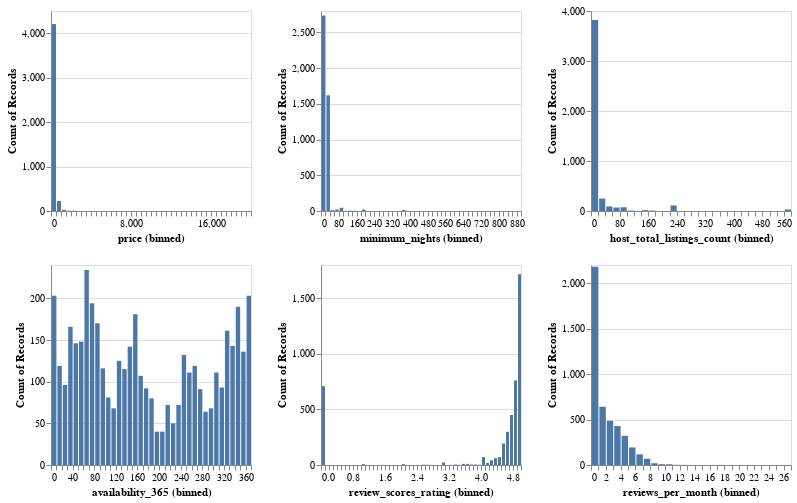

Notebook code cell kept with this figure:
### Code cell
display_feats = ['price', 'minimum_nights', 'host_total_listings_count', 'availability_365', 'review_scores_rating','reviews_per_month']
num_col_hists = alt.Chart(train_df[display_feats]).mark_bar().encode(
    x = alt.X(alt.repeat(), type='quantitative', bin=alt.Bin(maxbins=50)),
     y='count()',
).properties(
    width=200,
    height=200
).repeat(
    display_feats,
    columns=3 
)
num_col_hists

### Figure 1 — Vega specification as saved in the notebook (floating-point values rounded to 4 significant figures)
{"$schema": "https://vega.github.io/schema/vega/v5.json", "data": [{"name": "source_0"}, {"name": "data_0", "values": [{"__count": 428, "bin_maxbins_50_reviews_per_month": 3.0, "bin_maxbins_50_reviews_per_month_end": 4.0}, {"__count": 321, "bin_maxbins_50_reviews_per_month": 4.0, "bin_maxbins_50_reviews_per_month_end": 5.0}, {"__count": 2181, "bin_maxbins_50_reviews_per_month": 0.0, "bin_maxbins_50_reviews_per_month_end": 1.0}, {"__count": 641, "bin_maxbins_50_reviews_per_month": 1.0, "bin_maxbins_50_reviews_per_month_end": 2.0}, {"__count": 69, "bin_maxbins_50_reviews_per_month": 7.0, "bin_maxbins_50_reviews_per_month_end": 8.0}, {"__count": 486, "bin_maxbins_50_reviews_per_month": 2.0, "bin_maxbins_50_reviews_per_month_end": 3.0}, {"__count": 193, "bin_maxbins_50_reviews_per_month": 5.0, "bin_maxbins_50_reviews_per_month_end": 6.0}, {"__count": 117, "bin_maxbins_50_reviews_per_month": 6.0, "bin_maxbins_50_reviews_per_month_end": 7.0}, {"__count": 2, "bin_maxbins_50_reviews_per_month": 12.0, "bin_maxbins_50_reviews_per_month_end": 13.0}, {"__count": 8, "bin_maxbins_50_reviews_per_month": 10.0, "bin_maxbins_50_reviews_per_month_end": 11.0}, {"__count": 19, "bin_maxbins_50_reviews_per_month": 8.0, "bin_maxbins_50_reviews_per_month_end": 9.0}, {"__count": 9, "bin_maxbins_50_reviews_per_month": 9.0, "bin_maxbins_50_reviews_per_month_end": 10.0}, {"__count": 1, "bin_maxbins_50_reviews_per_month": 17.0, "bin_maxbins_50_reviews_per_month_end": 18.0}, {"__count": 1, "bin_maxbins_50_reviews_per_month": 26.0, "bin_maxbins_50_reviews_per_month_end": 27.0}, {"__count": 2, "bin_maxbins_50_reviews_per_month": 11.0, "bin_maxbins_50_reviews_per_month_end": 12.0}, {"__count": 1, "bin_maxbins_50_reviews_per_month": 16.0, "bin_maxbins_50_reviews_per_month_end": 17.0}]}, {"name": "data_1", "values": [{"__count": 4206, "bin_maxbins_50_price": 0.0, "bin_maxbins_50_price_end": 500.0}, {"__count": 225, "bin_maxbins_50_price": 500.0, "bin_maxbins_50_price_end": 1000.0}, {"__count": 26, "bin_maxbins_50_price": 1000.0, "bin_maxbins_50_price_end": 1500.0}, {"__count": 8, "bin_maxbins_50_price": 2000.0, "bin_maxbins_50_price_end": 2500.0}, {"__count": 6, "bin_maxbins_50_price": 1500.0, "bin_maxbins_50_price_end": 2000.0}, {"__count": 2, "bin_maxbins_50_price": 3500.0, "bin_maxbins_50_price_end": 4000.0}, {"__count": 1, "bin_maxbins_50_price": 11000.0, "bin_maxbins_50_price_end": 11500.0}, {"__count": 1, "bin_maxbins_50_price": 19500.0, "bin_maxbins_50_price_end": 20000.0}, {"__count": 1, "bin_maxbins_50_price": 2500.0, "bin_maxbins_50_price_end": 3000.0}, {"__count": 2, "bin_maxbins_50_price": 8000.0, "bin_maxbins_50_price_end": 8500.0}, {"__count": 1, "bin_maxbins_50_price": 8500.0, "bin_maxbins_50_price_end": 9000.0}]}, {"name": "data_2", "values": [{"__count": 1619, "bin_maxbins_50_minimum_nights": 20.0, "bin_maxbins_50_minimum_nights_end": 40.0}, {"__count": 2736, "bin_maxbins_50_minimum_nights": 0.0, "bin_maxbins_50_minimum_nights_end": 20.0}, {"__count": 14, "bin_maxbins_50_minimum_nights": 360.0, "bin_maxbins_50_minimum_nights_end": 380.0}, {"__count": 20, "bin_maxbins_50_minimum_nights": 60.0, "bin_maxbins_50_minimum_nights_end": 80.0}, {"__count": 45, "bin_maxbins_50_minimum_nights": 80.0, "bin_maxbins_50_minimum_nights_end": 100.0}, {"__count": 13, "bin_maxbins_50_minimum_nights": 40.0, "bin_maxbins_50_minimum_nights_end": 60.0}, {"__count": 20, "bin_maxbins_50_minimum_nights": 180.0, "bin_maxbins_50_minimum_nights_end": 200.0}, {"__count": 5, "bin_maxbins_50_minimum_nights": 120.0, "bin_maxbins_50_minimum_nights_end": 140.0}, {"__count": 3, "bin_maxbins_50_minimum_nights": 100.0, "bin_maxbins_50_minimum_nights_end": 120.0}, {"__count": 1, "bin_maxbins_50_minimum_nights": 880.0, "bin_maxbins_50_minimum_nights_end": 900.0}, {"__count": 3, "bin_maxbins_50_minimum_nights": 140.0, "bin_maxbins_50_minimum_nights_end": 160.0}]}, {"name": "data_3", "values": [{"__count": 3819, "bin_maxbins_50_host_total_listings_count": 0.0, "bin_maxbins_50_host_total_listings_count_end": 20.0}, {"__count": 249, "bin_maxbins_50_host_total_listings_count": 20.0, "bin_maxbins_50_host_total_listings_count_end": 40.0}, {"__count": 91, "bin_maxbins_50_host_total_listings_count": 40.0, "bin_maxbins_50_host_total_listings_count_end": 60.0}, {"__count": 30, "bin_maxbins_50_host_total_listings_count": 540.0, "bin_maxbins_50_host_total_listings_count_end": 560.0}, {"__count": 111, "bin_maxbins_50_host_total_listings_count": 220.0, "bin_maxbins_50_host_total_listings_count_end": 240.0}, {"__count": 75, "bin_maxbins_50_host_total_listings_count": 80.0, "bin_maxbins_50_host_total_listings_count_end": 100.0}, {"__count": 70, "bin_maxbins_50_host_total_listings_count": 60.0, "bin_maxbins_50_host_total_listings_count_end": 80.0}, {"__count": 9, "bin_maxbins_50_host_total_listings_count": 100.0, "bin_maxbins_50_host_total_listings_count_end": 120.0}, {"__count": 9, "bin_maxbins_50_host_total_listings_count": 160.0, "bin_maxbins_50_host_total_listings_count_end": 180.0}, {"__count": 16, "bin_maxbins_50_host_total_listings_count": 140.0, "bin_maxbins_50_host_total_listings_count_end": 160.0}]}, {"name": "data_4", "values": [{"__count": 166, "bin_maxbins_50_availability_365": 30.0, "bin_maxbins_50_availability_365_end": 40.0}, {"__count": 146, "bin_maxbins_50_availability_365": 40.0, "bin_maxbins_50_availability_365_end": 50.0}, {"__count": 203, "bin_maxbins_50_availability_365": 360.0, "bin_maxbins_50_availability_365_end": 370.0}, {"__count": 81, "bin_maxbins_50_availability_365": 100.0, "bin_maxbins_50_availability_365_end": 110.0}, {"__count": 116, "bin_maxbins_50_availability_365": 90.0, "bin_maxbins_50_availability_365_end": 100.0}, {"__count": 111, "bin_maxbins_50_availability_365": 300.0, "bin_maxbins_50_availability_365_end": 310.0}, {"__count": 181, "bin_maxbins_50_availability_365": 150.0, "bin_maxbins_50_availability_365_end": 160.0}, {"__count": 136, "bin_maxbins_50_availability_365": 350.0, "bin_maxbins_50_availability_365_end": 360.0}, {"__count": 68, "bin_maxbins_50_availability_365": 290.0, "bin_maxbins_50_availability_365_end": 300.0}, {"__count": 234, "bin_maxbins_50_availability_365": 60.0, "bin_maxbins_50_availability_365_end": 70.0}, {"__count": 125, "bin_maxbins_50_availability_365": 120.0, "bin_maxbins_50_availability_365_end": 130.0}, {"__count": 148, "bin_maxbins_50_availability_365": 50.0, "bin_maxbins_50_availability_365_end": 60.0}, {"__count": 132, "bin_maxbins_50_availability_365": 240.0, "bin_maxbins_50_availability_365_end": 250.0}, {"__count": 203, "bin_maxbins_50_availability_365": 0.0, "bin_maxbins_50_availability_365_end": 10.0}, {"__count": 161, "bin_maxbins_50_availability_365": 320.0, "bin_maxbins_50_availability_365_end": 330.0}, {"__count": 40, "bin_maxbins_50_availability_365": 200.0, "bin_maxbins_50_availability_365_end": 210.0}, {"__count": 93, "bin_maxbins_50_availability_365": 310.0, "bin_maxbins_50_availability_365_end": 320.0}, {"__count": 68, "bin_maxbins_50_availability_365": 110.0, "bin_maxbins_50_availability_365_end": 120.0}, {"__count": 107, "bin_maxbins_50_availability_365": 160.0, "bin_maxbins_50_availability_365_end": 170.0}, {"__count": 190, "bin_maxbins_50_availability_365": 340.0, "bin_maxbins_50_availability_365_end": 350.0}, {"__count": 115, "bin_maxbins_50_availability_365": 130.0, "bin_maxbins_50_availability_365_end": 140.0}, {"__count": 72, "bin_maxbins_50_availability_365": 230.0, "bin_maxbins_50_availability_365_end": 240.0}, {"__count": 80, "bin_maxbins_50_availability_365": 180.0, "bin_maxbins_50_availability_365_end": 190.0}, {"__count": 91, "bin_maxbins_50_availability_365": 270.0, "bin_maxbins_50_availability_365_end": 280.0}, {"__count": 92, "bin_maxbins_50_availability_365": 170.0, "bin_maxbins_50_availability_365_end": 180.0}, {"__count": 119, "bin_maxbins_50_availability_365": 260.0, "bin_maxbins_50_availability_365_end": 270.0}, {"__count": 170, "bin_maxbins_50_availability_365": 80.0, "bin_maxbins_50_availability_365_end": 90.0}, {"__count": 119, "bin_maxbins_50_availability_365": 10.0, "bin_maxbins_50_availability_365_end": 20.0}, {"__count": 142, "bin_maxbins_50_availability_365": 140.0, "bin_maxbins_50_availability_365_end": 150.0}, {"__count": 194, "bin_maxbins_50_availability_365": 70.0, "bin_maxbins_50_availability_365_end": 80.0}, {"__count": 143, "bin_maxbins_50_availability_365": 330.0, "bin_maxbins_50_availability_365_end": 340.0}, {"__count": 96, "bin_maxbins_50_availability_365": 20.0, "bin_maxbins_50_availability_365_end": 30.0}, {"__count": 72, "bin_maxbins_50_availability_365": 210.0, "bin_maxbins_50_availability_365_end": 220.0}, {"__count": 50, "bin_maxbins_50_availability_365": 220.0, "bin_maxbins_50_availability_365_end": 230.0}, {"__count": 40, "bin_maxbins_50_availability_365": 190.0, "bin_maxbins_50_availability_365_end": 200.0}, {"__count": 111, "bin_maxbins_50_availability_365": 250.0, "bin_maxbins_50_availability_365_end": 260.0}, {"__count": 64, "bin_maxbins_50_availability_365": 280.0, "bin_maxbins_50_availability_365_end": 290.0}]}, {"name": "data_5", "values": [{"__count": 762, "bin_maxbins_50_review_scores_rating": 4.8, "bin_maxbins_50_review_scores_rating_end": 4.9}, {"__count": 1717, "bin_maxbins_50_review_scores_rating": 4.9, "bin_maxbins_50_review_scores_rating_end": 5.0}, {"__count": 710, "bin_maxbins_50_review_scores_rating": 0.0, "bin_maxbins_50_review_scores_rating_end": 0.1}, {"__count": 71, "bin_maxbins_50_review_scores_rating": 4.0, "bin_maxbins_50_review_scores_rating_end": 4.1}, {"__count": 299, "bin_maxbins_50_review_scores_rating": 4.6, "bin_maxbins_50_review_scores_rating_end": 4.7}, {"__count": 43, "bin_maxbins_50_review_scores_rating": 4.2, "bin_maxbins_50_review_scores_rating_end": 4.3}, {"__count": 450, "bin_maxbins_50_review_scores_rating": 4.7, "bin_maxbins_50_review_scores_rating_end": 4.8}, {"__count": 194, "bin_maxbins_50_review_scores_rating": 4.5, "bin_maxbins_50_review_scores_rating_end": 4.6}, {"__count": 62, "bin_maxbins_50_review_scores_rating": 4.3, "bin_maxbins_50_review_scores_rating_end": 4.4}, {"__count": 4, "bin_maxbins_50_review_scores_rating": 3.7, "bin_maxbins_50_review_scores_rating_end": 3.8}, {"__count": 5, "bin_maxbins_50_review_scores_rating": 3.8, "bin_maxbins_50_review_scores_rating_end": 3.9}, {"__count": 71, "bin_maxbins_50_review_scores_rating": 4.4, "bin_maxbins_50_review_scores_rating_end": 4.5}, {"__count": 10, "bin_maxbins_50_review_scores_rating": 3.5, "bin_maxbins_50_review_scores_rating_end": 3.6}, {"__count": 18, "bin_maxbins_50_review_scores_rating": 4.1, "bin_maxbins_50_review_scores_rating_end": 4.2}, {"__count": 8, "bin_maxbins_50_review_scores_rating": 1.0, "bin_maxbins_50_review_scores_rating_end": 1.1}, {"__count": 22, "bin_maxbins_50_review_scores_rating": 3.0, "bin_maxbins_50_review_scores_rating_end": 3.1}, {"__count": 4, "bin_maxbins_50_review_scores_rating": 3.3, "bin_maxbins_50_review_scores_rating_end": 3.4}, {"__count": 2, "bin_maxbins_50_review_scores_rating": 2.6, "bin_maxbins_50_review_scores_rating_end": 2.7}, {"__count": 1, "bin_maxbins_50_review_scores_rating": 1.5, "bin_maxbins_50_review_scores_rating_end": 1.6}, {"__count": 3, "bin_maxbins_50_review_scores_rating": 2.5, "bin_maxbins_50_review_scores_rating_end": 2.6}, {"__count": 10, "bin_maxbins_50_review_scores_rating": 3.6, "bin_maxbins_50_review_scores_rating_end": 3.7}, {"__count": 1, "bin_maxbins_50_review_scores_rating": 3.2, "bin_maxbins_50_review_scores_rating_end": 3.3}, {"__count": 2, "bin_maxbins_50_review_scores_rating": 3.9, "bin_maxbins_50_review_scores_rating_end": 4.0}, {"__count": 8, "bin_maxbins_50_review_scores_rating": 2.0, "bin_maxbins_50_review_scores_rating_end": 2.1}, {"__count": 1, "bin_maxbins_50_review_scores_rating": 2.7, "bin_maxbins_50_review_scores_rating_end": 2.8}, {"__count": 1, "bin_maxbins_50_review_scores_rating": 3.4, "bin_maxbins_50_review_scores_rating_end": 3.5}]}, {"name": "data_1_child__price_y_domain___count", "values": [{"min": 1, "max": 4206}]}, {"name": "data_2_child__minimum_nights_y_domain___count", "values": [{"min": 1, "max": 2736}]}, {"name": "data_3_child__host_total_listings_count_y_domain___count", "values": [{"min": 9, "max": 3819}]}, {"name": "data_4_child__availability_365_y_domain___count", "values": [{"min": 40, "max": 234}]}, {"name": "data_5_child__review_scores_rating_y_domain___count", "values": [{"min": 1, "max": 1717}]}, {"name": "data_0_child__reviews_per_month_y_domain___count", "values": [{"min": 1, "max": 2181}]}], "signals": [{"name": "child__host_total_listings_count_bin_maxbins_50_host_total_listings_count_bins", "value": {"fields": ["host_total_listings_count"], "fname": "bin_host_total_listings_count", "start": 0.0, "step": 20.0, "stop": 560.0}}, {"name": "child__minimum_nights_bin_maxbins_50_minimum_nights_bins", "value": {"fields": ["minimum_nights"], "fname": "bin_minimum_nights", "start": 0.0, "step": 20.0, "stop": 900.0}}, {"name": "child__availability_365_bin_maxbins_50_availability_365_bins", "value": {"fields": ["availability_365"], "fname": "bin_availability_365", "start": 0.0, "step": 10.0, "stop": 370.0}}, {"name": "child__reviews_per_month_bin_maxbins_50_reviews_per_month_bins", "value": {"fields": ["reviews_per_month"], "fname": "bin_reviews_per_month", "start": 0.0, "step": 1.0, "stop": 27.0}}, {"name": "child__review_scores_rating_bin_maxbins_50_review_scores_rating_bins", "value": {"fields": ["review_scores_rating"], "fname": "bin_review_scores_rating", "start": 0.0, "step": 0.1, "stop": 5.0}}, {"name": "child__price_bin_maxbins_50_price_bins", "value": {"fields": ["price"], "fname": "bin_price", "start": 0.0, "step": 500.0, "stop": 20000.0}}, {"name": "childWidth", "value": 200}, {"name": "childHeight", "value": 200}], "marks": [{"type": "group", "name": "child__price_group", "encode": {"update": {"width": {"signal": "childWidth"}, "height": {"signal": "childHeight"}}}, "marks": [{"type": "rect", "name": "child__price_marks", "from": {"data": "data_1"}, "encode": {"update": {"x2": {"field": "bin_maxbins_50_price", "scale": "child__price_x", "offset": {"signal": "0.5 + (abs(scale(\"child__price_x\", datum[\"bin_maxbins_50_price_end\"]) - scale(\"child__price_x\", datum[\"bin_maxbins_50_price\"])) < 0.25 ? -0.5 * (0.25 - (abs(scale(\"child__price_x\", datum[\"bin_maxbins_50_price_end\"]) - scale(\"child__price_x\", datum[\"bin_maxbins_50_price\"])))) : 0.5)"}}, "y2": {"value": 0, "scale": "child__price_y"}, "description": {"signal": "\"price (binned): \" + (!isValid(datum[\"bin_maxbins_50_price\"]) || !isFinite(+datum[\"bin_maxbins_50_price\"]) ? \"null\" : format(datum[\"bin_maxbins_50_price\"], \"\") + \" – \" + format(datum[\"bin_maxbins_50_price_end\"], \"\")) + \"; Count of Records: \" + (format(datum[\"__count\"], \"\"))"}, "fill": {"value": "#4c78a8"}, "x": {"field": "bin_maxbins_50_price_end", "scale": "child__price_x", "offset": {"signal": "0.5 + (abs(scale(\"child__price_x\", datum[\"bin_maxbins_50_price_end\"]) - scale(\"child__price_x\", datum[\"bin_maxbins_50_price\"])) < 0.25 ? 0.5 * (0.25 - (abs(scale(\"child__price_x\", datum[\"bin_maxbins_50_price_end\"]) - scale(\"child__price_x\", datum[\"bin_maxbins_50_price\"])))) : -0.5)"}}, "y": {"field": "__count", "scale": "child__price_y"}, "ariaRoleDescription": {"value": "bar"}}}, "style": ["bar"]}], "axes": [{"scale": "child__price_y", "aria": false, "maxExtent": 0, "tickCount": {"signal": "ceil(childHeight/40)"}, "labels": false, "gridScale": "child__price_x", "domain": false, "grid": true, "orient": "left", "minExtent": 0, "ticks": false, "zindex": 0}, {"scale": "child__price_x", "tickCount": {"signal": "ceil(childWidth/10)"}, "zindex": 0, "title": "price (binned)", "grid": false, "orient": "bottom", "labelFlush": true, "labelOverlap": true}, {"scale": "child__price_y", "orient": "left", "labelOverlap": true, "title": "Count of Records", "tickCount": {"signal": "ceil(childHeight/40)"}, "zindex": 0, "grid": false}], "style": "cell"}, {"type": "group", "name": "child__minimum_nights_group", "encode": {"update": {"width": {"signal": "childWidth"}, "height": {"signal": "childHeight"}}}, "marks": [{"type": "rect", "name": "child__minimum_nights_marks", "from": {"data": "data_2"}, "encode": {"update": {"y": {"field": "__count", "scale": "child__minimum_nights_y"}, "x2": {"field": "bin_maxbins_50_minimum_nights", "scale": "child__minimum_nights_x", "offset": {"signal": "0.5 + (abs(scale(\"child__minimum_nights_x\", datum[\"bin_maxbins_50_minimum_nights_end\"]) - scale(\"child__minimum_nights_x\", datum[\"bin_maxbins_50_minimum_nights\"])) < 0.25 ? -0.5 * (0.25 - (abs(scale(\"child__minimum_nights_x\", datum[\"bin_maxbins_50_minimum_nights_end\"]) - scale(\"child__minimum_nights_x\", datum[\"bin_maxbins_50_minimum_nights\"])))) : 0.5)"}}, "fill": {"value": "#4c78a8"}, "description": {"signal": "\"minimum_nights (binned): \" + (!isValid(datum[\"bin_maxbins_50_minimum_nights\"]) || !isFinite(+datum[\"bin_maxbins_50_minimum_nights\"]) ? \"null\" : format(datum[\"bin_maxbins_50_minimum_nights\"], \"\") + \" – \" + format(datum[\"bin_maxbins_50_minimum_nights_end\"], \"\")) + \"; Count of Records: \" + (format(datum[\"__count\"], \"\"))"}, "y2": {"value": 0, "scale": "child__minimum_nights_y"}, "ariaRoleDescription": {"value": "bar"}, "x": {"field": "bin_maxbins_50_minimum_nights_end", "scale": "child__minimum_nights_x", "offset": {"signal": "0.5 + (abs(scale(\"child__minimum_nights_x\", datum[\"bin_maxbins_50_minimum_nights_end\"]) - scale(\"child__minimum_nights_x\", datum[\"bin_maxbins_50_minimum_nights\"])) < 0.25 ? 0.5 * (0.25 - (abs(scale(\"child__minimum_nights_x\", datum[\"bin_maxbins_50_minimum_nights_end\"]) - scale(\"child__minimum_nights_x\", datum[\"bin_maxbins_50_minimum_nights\"])))) : -0.5)"}}}}, "style": ["bar"]}], "axes": [{"scale": "child__minimum_nights_y", "orient": "left", "zindex": 0, "gridScale": "child__minimum_nights_x", "maxExtent": 0, "tickCount": {"signal": "ceil(childHeight/40)"}, "minExtent": 0, "domain": false, "ticks": false, "aria": false, "labels": false, "grid": true}, {"scale": "child__minimum_nights_x", "zindex": 0, "grid": false, "labelFlush": true, "tickCount": {"signal": "ceil(childWidth/10)"}, "labelOverlap": true, "orient": "bottom", "title": "minimum_nights (binned)"}, {"scale": "child__minimum_nights_y", "title": "Count of Records", "labelOverlap": true, "zindex": 0, "orient": "left", "grid": false, "tickCount": {"signal": "ceil(childHeight/40)"}}], "style": "cell"}, {"type": "group", "name": "child__host_total_listings_count_group", "encode": {"update": {"height": {"signal": "childHeight"}, "width": {"signal": "childWidth"}}}, "marks": [{"type": "rect", "name": "child__host_total_listings_count_marks", "from": {"data": "data_3"}, "encode": {"update": {"ariaRoleDescription": {"value": "bar"}, "x2": {"field": "bin_maxbins_50_host_total_listings_count", "scale": "child__host_total_listings_count_x", "offset": {"signal": "0.5 + (abs(scale(\"child__host_total_listings_count_x\", datum[\"bin_maxbins_50_host_total_listings_count_end\"]) - scale(\"child__host_total_listings_count_x\", datum[\"bin_maxbins_50_host_total_listings_count\"])) < 0.25 ? -0.5 * (0.25 - (abs(scale(\"child__host_total_listings_count_x\", datum[\"bin_maxbins_50_host_total_listings_count_end\"]) - scale(\"child__host_total_listings_count_x\", datum[\"bin_maxbins_50_host_total_listings_count\"])))) : 0.5)"}}, "x": {"field": "bin_maxbins_50_host_total_listings_count_end", "scale": "child__host_total_listings_count_x", "offset": {"signal": "0.5 + (abs(scale(\"child__host_total_listings_count_x\", datum[\"bin_maxbins_50_host_total_listings_count_end\"]) - scale(\"child__host_total_listings_count_x\", datum[\"bin_maxbins_50_host_total_listings_count\"])) < 0.25 ? 0.5 * (0.25 - (abs(scale(\"child__host_total_listings_count_x\", datum[\"bin_maxbins_50_host_total_listings_count_end\"]) - scale(\"child__host_total_listings_count_x\", datum[\"bin_maxbins_50_host_total_listings_count\"])))) : -0.5)"}}, "description": {"signal": "\"host_total_listings_count (binned): \" + (!isValid(datum[\"bin_maxbins_50_host_total_listings_count\"]) || !isFinite(+datum[\"bin_maxbins_50_host_total_listings_count\"]) ? \"null\" : format(datum[\"bin_maxbins_50_host_total_listings_count\"], \"\") + \" – \" + format(datum[\"bin_maxbins_50_host_total_listings_count_end\"], \"\")) + \"; Count of Records: \" + (format(datum[\"__count\"], \"\"))"}, "fill": {"value": "#4c78a8"}, "y": {"field": "__count", "scale": "child__host_total_listings_count_y"}, "y2": {"value": 0, "scale": "child__host_total_listings_count_y"}}}, "style": ["bar"]}], "axes": [{"scale": "child__host_total_listings_count_y", "grid": true, "gridScale": "child__host_total_listings_count_x", "tickCount": {"signal": "ceil(childHeight/40)"}, "labels": false, "aria": false, "orient": "left", "maxExtent": 0, "ticks": false, "domain": false, "minExtent": 0, "zindex": 0}, {"scale": "child__host_total_listings_count_x", "title": "host_total_listings_count (binned)", "tickCount": {"signal": "ceil(childWidth/10)"}, "labelFlush": true, "orient": "bottom", "zindex": 0, "labelOverlap": true, "grid": false}, {"scale": "child__host_total_listings_count_y", "title": "Count of Records", "tickCount": {"signal": "ceil(childHeight/40)"}, "orient": "left", "grid": false, "labelOverlap": true, "zindex": 0}], "style": "cell"}, {"type": "group", "name": "child__availability_365_group", "encode": {"update": {"height": {"signal": "childHeight"}, "width": {"signal": "childWidth"}}}, "marks": [{"type": "rect", "name": "child__availability_365_marks", "from": {"data": "data_4"}, "encode": {"update": {"x": {"field": "bin_maxbins_50_availability_365_end", "scale": "child__availability_365_x", "offset": {"signal": "0.5 + (abs(scale(\"child__availability_365_x\", datum[\"bin_maxbins_50_availability_365_end\"]) - scale(\"child__availability_365_x\", datum[\"bin_maxbins_50_availability_365\"])) < 0.25 ? 0.5 * (0.25 - (abs(scale(\"child__availability_365_x\", datum[\"bin_maxbins_50_availability_365_end\"]) - scale(\"child__availability_365_x\", datum[\"bin_maxbins_50_availability_365\"])))) : -0.5)"}}, "y": {"field": "__count", "scale": "child__availability_365_y"}, "ariaRoleDescription": {"value": "bar"}, "fill": {"value": "#4c78a8"}, "x2": {"field": "bin_maxbins_50_availability_365", "scale": "child__availability_365_x", "offset": {"signal": "0.5 + (abs(scale(\"child__availability_365_x\", datum[\"bin_maxbins_50_availability_365_end\"]) - scale(\"child__availability_365_x\", datum[\"bin_maxbins_50_availability_365\"])) < 0.25 ? -0.5 * (0.25 - (abs(scale(\"child__availability_365_x\", datum[\"bin_maxbins_50_availability_365_end\"]) - scale(\"child__availability_365_x\", datum[\"bin_maxbins_50_availability_365\"])))) : 0.5)"}}, "y2": {"value": 0, "scale": "child__availability_365_y"}, "description": {"signal": "\"availability_365 (binned): \" + (!isValid(datum[\"bin_maxbins_50_availability_365\"]) || !isFinite(+datum[\"bin_maxbins_50_availability_365\"]) ? \"null\" : format(datum[\"bin_maxbins_50_availability_365\"], \"\") + \" – \" + format(datum[\"bin_maxbins_50_availability_365_end\"], \"\")) + \"; Count of Records: \" + (format(datum[\"__count\"], \"\"))"}}}, "style": ["bar"]}], "axes": [{"scale": "child__availability_365_y", "gridScale": "child__availability_365_x", "maxExtent": 0, "aria": false, "tickCount": {"signal": "ceil(childHeight/40)"}, "domain": false, "grid": true, "orient": "left", "zindex": 0, "labels": false, "minExtent": 0, "ticks": false}, {"scale": "child__availability_365_x", "labelOverlap": true, "orient": "bottom", "grid": false, "tickCount": {"signal": "ceil(childWidth/10)"}, "zindex": 0, "title": "availability_365 (binned)", "labelFlush": true}, {"scale": "child__availability_365_y", "grid": false, "orient": "left", "labelOverlap": true, "tickCount": {"signal": "ceil(childHeight/40)"}, "zindex": 0, "title": "Count of Records"}], "style": "cell"}, {"type": "group", "name": "child__review_scores_rating_group", "encode": {"update": {"width": {"signal": "childWidth"}, "height": {"signal": "childHeight"}}}, "marks": [{"type": "rect", "name": "child__review_scores_rating_marks", "from": {"data": "data_5"}, "encode": {"update": {"x2": {"field": "bin_maxbins_50_review_scores_rating", "scale": "child__review_scores_rating_x", "offset": {"signal": "0.5 + (abs(scale(\"child__review_scores_rating_x\", datum[\"bin_maxbins_50_review_scores_rating_end\"]) - scale(\"child__review_scores_rating_x\", datum[\"bin_maxbins_50_review_scores_rating\"])) < 0.25 ? -0.5 * (0.25 - (abs(scale(\"child__review_scores_rating_x\", datum[\"bin_maxbins_50_review_scores_rating_end\"]) - scale(\"child__review_scores_rating_x\", datum[\"bin_maxbins_50_review_scores_rating\"])))) : 0.5)"}}, "fill": {"value": "#4c78a8"}, "x": {"field": "bin_maxbins_50_review_scores_rating_end", "scale": "child__review_scores_rating_x", "offset": {"signal": "0.5 + (abs(scale(\"child__review_scores_rating_x\", datum[\"bin_maxbins_50_review_scores_rating_end\"]) - scale(\"child__review_scores_rating_x\", datum[\"bin_maxbins_50_review_scores_rating\"])) < 0.25 ? 0.5 * (0.25 - (abs(scale(\"child__review_scores_rating_x\", datum[\"bin_maxbins_50_review_scores_rating_end\"]) - scale(\"child__review_scores_rating_x\", datum[\"bin_maxbins_50_review_scores_rating\"])))) : -0.5)"}}, "description": {"signal": "\"review_scores_rating (binned): \" + (!isValid(datum[\"bin_maxbins_50_review_scores_rating\"]) || !isFinite(+datum[\"bin_maxbins_50_review_scores_rating\"]) ? \"null\" : format(datum[\"bin_maxbins_50_review_scores_rating\"], \"\") + \" – \" + format(datum[\"bin_maxbins_50_review_scores_rating_end\"], \"\")) + \"; Count of Records: \" + (format(datum[\"__count\"], \"\"))"}, "y2": {"value": 0, "scale": "child__review_scores_rating_y"}, "y": {"field": "__count", "scale": "child__review_scores_rating_y"}, "ariaRoleDescription": {"value": "bar"}}}, "style": ["bar"]}], "axes": [{"scale": "child__review_scores_rating_y", "ticks": false, "domain": false, "zindex": 0, "maxExtent": 0, "grid": true, "orient": "left", "labels": false, "minExtent": 0, "aria": false, "gridScale": "child__review_scores_rating_x", "tickCount": {"signal": "ceil(childHeight/40)"}}, {"scale": "child__review_scores_rating_x", "tickCount": {"signal": "ceil(childWidth/10)"}, "title": "review_scores_rating (binned)", "zindex": 0, "labelFlush": true, "labelOverlap": true, "orient": "bottom", "grid": false}, {"scale": "child__review_scores_rating_y", "tickCount": {"signal": "ceil(childHeight/40)"}, "title": "Count of Records", "orient": "left", "grid": false, "labelOverlap": true, "zindex": 0}], "style": "cell"}, {"type": "group", "name": "child__reviews_per_month_group", "encode": {"update": {"width": {"signal": "childWidth"}, "height": {"signal": "childHeight"}}}, "marks": [{"type": "rect", "name": "child__reviews_per_month_marks", "from": {"data": "data_0"}, "encode": {"update": {"x2": {"field": "bin_maxbins_50_reviews_per_month", "scale": "child__reviews_per_month_x", "offset": {"signal": "0.5 + (abs(scale(\"child__reviews_per_month_x\", datum[\"bin_maxbins_50_reviews_per_month_end\"]) - scale(\"child__reviews_per_month_x\", datum[\"bin_maxbins_50_reviews_per_month\"])) < 0.25 ? -0.5 * (0.25 - (abs(scale(\"child__reviews_per_month_x\", datum[\"bin_maxbins_50_reviews_per_month_end\"]) - scale(\"child__reviews_per_month_x\", datum[\"bin_maxbins_50_reviews_per_month\"])))) : 0.5)"}}, "y": {"field": "__count", "scale": "child__reviews_per_month_y"}, "x": {"field": "bin_maxbins_50_reviews_per_month_end", "scale": "child__reviews_per_month_x", "offset": {"signal": "0.5 + (abs(scale(\"child__reviews_per_month_x\", datum[\"bin_maxbins_50_reviews_per_month_end\"]) - scale(\"child__reviews_per_month_x\", datum[\"bin_maxbins_50_reviews_per_month\"])) < 0.25 ? 0.5 * (0.25 - (abs(scale(\"child__reviews_per_month_x\", datum[\"bin_maxbins_50_reviews_per_month_end\"]) - scale(\"child__reviews_per_month_x\", datum[\"bin_maxbins_50_reviews_per_month\"])))) : -0.5)"}}, "description": {"signal": "\"reviews_per_month (binned): \" + (!isValid(datum[\"bin_maxbins_50_reviews_per_month\"]) || !isFinite(+datum[\"bin_maxbins_50_reviews_per_month\"]) ? \"null\" : format(datum[\"bin_maxbins_50_reviews_per_month\"], \"\") + \" – \" + format(datum[\"bin_maxbins_50_reviews_per_month_end\"], \"\")) + \"; Count of Records: \" + (format(datum[\"__count\"], \"\"))"}, "y2": {"value": 0, "scale": "child__reviews_per_month_y"}, "fill": {"value": "#4c78a8"}, "ariaRoleDescription": {"value": "bar"}}}, "style": ["bar"]}], "axes": [{"scale": "child__reviews_per_month_y", "minExtent": 0, "gridScale": "child__reviews_per_month_x", "tickCount": {"signal": "ceil(childHeight/40)"}, "labels": false, "zindex": 0, "aria": false, "ticks": false, "domain": false, "grid": true, "orient": "left", "maxExtent": 0}, {"scale": "child__reviews_per_month_x", "orient": "bottom", "grid": false, "labelOverlap": true, "labelFlush": true, "tickCount": {"signal": "ceil(childWidth/10)"}, "zindex": 0, "title": "reviews_per_month (binned)"}, {"scale": "child__reviews_per_month_y", "title": "Count of Records", "zindex": 0, "tickCount": {"signal": "ceil(childHeight/40)"}, "orient": "left", "labelOverlap": true, "grid": false}], "style": "cell"}], "scales": [{"name": "child__price_x", "type": "linear", "domain": {"signal": "[child__price_bin_maxbins_50_price_bins.start, child__price_bin_maxbins_50_price_bins.stop]"}, "range": [0, {"signal": "childWidth"}], "bins": {"signal": "child__price_bin_maxbins_50_price_bins"}, "zero": false}, {"name": "child__price_y", "type": "linear", "domain": [{"signal": "(data(\"data_1_child__price_y_domain___count\")[0] || {}).min"}, {"signal": "(data(\"data_1_child__price_y_domain___count\")[0] || {}).max"}], "range": [{"signal": "childHeight"}, 0], "zero": true, "nice": true}, {"name": "child__minimum_nights_x", "type": "linear", "domain": {"signal": "[child__minimum_nights_bin_maxbins_50_minimum_nights_bins.start, child__minimum_nights_bin_maxbins_50_minimum_nights_bins.stop]"}, "range": [0, {"signal": "childWidth"}], "bins": {"signal": "child__minimum_nights_bin_maxbins_50_minimum_nights_bins"}, "zero": false}, {"name": "child__minimum_nights_y", "type": "linear", "domain": [{"signal": "(data(\"data_2_child__minimum_nights_y_domain___count\")[0] || {}).min"}, {"signal": "(data(\"data_2_child__minimum_nights_y_domain___count\")[0] || {}).max"}], "range": [{"signal": "childHeight"}, 0], "zero": true, "nice": true}, {"name": "child__host_total_listings_count_x", "type": "linear", "domain": {"signal": "[child__host_total_listings_count_bin_maxbins_50_host_total_listings_count_bins.start, child__host_total_listings_count_bin_maxbins_50_host_total_listings_count_bins.stop]"}, "range": [0, {"signal": "childWidth"}], "bins": {"signal": "child__host_total_listings_count_bin_maxbins_50_host_total_listings_count_bins"}, "zero": false}, {"name": "child__host_total_listings_count_y", "type": "linear", "domain": [{"signal": "(data(\"data_3_child__host_total_listings_count_y_domain___count\")[0] || {}).min"}, {"signal": "(data(\"data_3_child__host_total_listings_count_y_domain___count\")[0] || {}).max"}], "range": [{"signal": "childHeight"}, 0], "nice": true, "zero": true}, {"name": "child__availability_365_x", "type": "linear", "domain": {"signal": "[child__availability_365_bin_maxbins_50_availability_365_bins.start, child__availability_365_bin_maxbins_50_availability_365_bins.stop]"}, "range": [0, {"signal": "childWidth"}], "bins": {"signal": "child__availability_365_bin_maxbins_50_availability_365_bins"}, "zero": false}, {"name": "child__availability_365_y", "type": "linear", "domain": [{"signal": "(data(\"data_4_child__availability_365_y_domain___count\")[0] || {}).min"}, {"signal": "(data(\"data_4_child__availability_365_y_domain___count\")[0] || {}).max"}], "range": [{"signal": "childHeight"}, 0], "zero": true, "nice": true}, {"name": "child__review_scores_rating_x", "type": "linear", "domain": {"signal": "[child__review_scores_rating_bin_maxbins_50_review_scores_rating_bins.start, child__review_scores_rating_bin_maxbins_50_review_scores_rating_bins.stop]"}, "range": [0, {"signal": "childWidth"}], "bins": {"signal": "child__review_scores_rating_bin_maxbins_50_review_scores_rating_bins"}, "zero": false}, {"name": "child__review_scores_rating_y", "type": "linear", "domain": [{"signal": "(data(\"data_5_child__review_scores_rating_y_domain___count\")[0] || {}).min"}, {"signal": "(data(\"data_5_child__review_scores_rating_y_domain___count\")[0] || {}).max"}], "range": [{"signal": "childHeight"}, 0], "nice": true, "zero": true}, {"name": "child__reviews_per_month_x", "type": "linear", "domain": {"signal": "[child__reviews_per_month_bin_maxbins_50_reviews_per_month_bins.start, child__reviews_per_month_bin_maxbins_50_reviews_per_month_bins.stop]"}, "range": [0, {"signal": "childWidth"}], "bins": {"signal": "child__reviews_per_month_bin_maxbins_50_reviews_per_month_bins"}, "zero": false}, {"name": "child__reviews_per_month_y", "type": "linear", "domain": [{"signal": "(data(\"data_0_child__reviews_per_month_y_domain___count\")[0] || {}).min"}, {"signal": "(data(\"data_0_child__reviews_per_month_y_domain___count\")[0] || {}).max"}], "range": [{"signal": "childHeight"}, 0], "nice": true, "zero": true}], "padding": 5, "layout": {"padding": 20, "columns": 3, "bounds": "full", "align": "all"}, "background": "white"}
